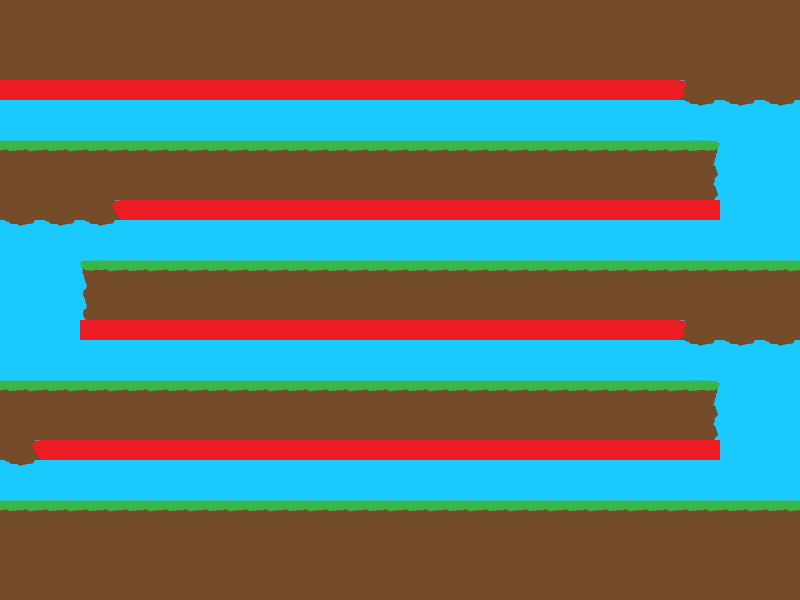

A 2D game scene composited from a Tiled map and its tileset images. What follows is a short description and the map's XML, with every tile layer's data as written:
An orthogonal 40x30 tile map with 20x20 px tiles, 1 tile layer (Tile Layer 1) and 2 objects.

<map version="1.0" orientation="orthogonal" renderorder="right-down" width="40" height="30" tilewidth="20" tileheight="20" backgroundcolor="#1ac9fe" nextobjectid="17">
 <tileset firstgid="1" name="tileset" tilewidth="20" tileheight="20">
  <image source="../assets/finalTileset.png" width="300" height="60" />
 </tileset>
 <layer name="Tile Layer 1" width="40" height="30">
  <data encoding="csv">
7,7,7,7,7,7,7,7,7,7,7,7,7,7,7,7,7,7,7,7,7,7,7,7,7,7,7,7,7,7,7,7,7,7,7,7,7,7,7,7,
7,7,7,7,7,7,7,7,7,7,7,7,7,7,7,7,7,7,7,7,7,7,7,7,7,7,7,7,7,7,7,7,7,7,7,7,7,7,7,7,
7,7,7,7,7,7,7,7,7,7,7,7,7,7,7,7,7,7,7,7,7,7,7,7,7,7,7,7,7,7,7,7,7,7,7,7,7,7,7,7,
7,7,7,7,7,7,7,7,7,7,7,7,7,7,7,7,7,7,7,7,7,7,7,7,7,7,7,7,7,7,7,7,7,7,7,7,7,7,7,7,
24,24,24,24,24,24,24,24,24,24,24,24,24,24,24,24,24,24,24,24,24,24,24,24,24,24,24,24,24,24,24,24,24,24,27,7,7,7,7,7,
0,0,0,0,0,0,0,0,0,0,0,0,0,0,0,0,0,0,0,0,0,0,0,0,0,0,0,0,0,0,0,0,0,0,16,17,16,17,16,17,
0,0,0,0,0,0,0,0,0,0,0,0,0,0,0,0,0,0,0,0,0,0,0,0,0,0,0,0,0,0,0,0,0,0,0,0,0,0,0,0,
10,10,10,10,10,10,10,10,10,10,10,10,10,10,10,10,10,10,10,10,10,10,10,10,10,10,10,10,10,10,10,10,10,10,10,11,0,0,0,0,
7,7,7,7,7,7,7,7,7,7,7,7,7,7,7,7,7,7,7,7,7,7,7,7,7,7,7,7,7,7,7,7,7,7,7,20,0,0,0,0,
7,7,7,7,7,7,7,7,7,7,7,7,7,7,7,7,7,7,7,7,7,7,7,7,7,7,7,7,7,7,7,7,7,7,7,20,0,0,0,0,
7,7,7,7,7,25,24,24,24,24,24,24,24,24,24,24,24,24,24,24,24,24,24,24,24,24,24,24,24,24,24,24,24,24,24,24,0,0,0,0,
16,17,16,17,16,17,0,0,0,0,0,0,0,0,0,0,0,0,0,0,0,0,0,0,0,0,0,0,0,0,0,0,0,0,0,0,0,0,0,0,
0,0,0,0,0,0,0,0,0,0,0,0,0,0,0,0,0,0,0,0,0,0,0,0,0,0,0,0,0,0,0,0,0,0,0,0,0,0,0,0,
0,0,0,0,9,10,10,10,10,10,10,10,10,10,10,10,10,10,10,10,10,10,10,10,10,10,10,10,10,10,10,10,10,10,10,10,10,10,10,10,
0,0,0,0,6,7,7,7,7,7,7,7,7,7,7,7,7,7,7,7,7,7,7,7,7,7,7,7,7,7,7,7,7,7,7,7,7,7,7,7,
0,0,0,0,6,7,7,7,7,7,7,7,7,7,7,7,7,7,7,7,7,7,7,7,7,7,7,7,7,7,7,7,7,7,7,7,7,7,7,7,
0,0,0,0,24,24,24,24,24,24,24,24,24,24,24,24,24,24,24,24,24,24,24,24,24,24,24,24,24,24,24,24,24,24,27,7,7,7,7,7,
0,0,0,0,0,0,0,0,0,0,0,0,0,0,0,0,0,0,0,0,0,0,0,0,0,0,0,0,0,0,0,0,0,0,16,17,16,17,16,17,
0,0,0,0,0,0,0,0,0,0,0,0,0,0,0,0,0,0,0,0,0,0,0,0,0,0,0,0,0,0,0,0,0,0,0,0,0,0,0,0,
10,10,10,10,10,10,10,10,10,10,10,10,10,10,10,10,10,10,10,10,10,10,10,10,10,10,10,10,10,10,10,10,10,10,10,11,0,0,0,0,
7,7,7,7,7,7,7,7,7,7,7,7,7,7,7,7,7,7,7,7,7,7,7,7,7,7,7,7,7,7,7,7,7,7,7,20,0,0,0,0,
7,7,7,7,7,7,7,7,7,7,7,7,7,7,7,7,7,7,7,7,7,7,7,7,7,7,7,7,7,7,7,7,7,7,7,20,0,0,0,0,
7,25,24,24,24,24,24,24,24,24,24,24,24,24,24,24,24,24,24,24,24,24,24,24,24,24,24,24,24,24,24,24,24,24,24,24,0,0,0,0,
16,17,0,0,0,0,0,0,0,0,0,0,0,0,0,0,0,0,0,0,0,0,0,0,0,0,0,0,0,0,0,0,0,0,0,0,0,0,0,0,
0,0,0,0,0,0,0,0,0,0,0,0,0,0,0,0,0,0,0,0,0,0,0,0,0,0,0,0,0,0,0,0,0,0,0,0,0,0,0,0,
10,10,10,10,10,10,10,10,10,10,10,10,10,10,10,10,10,10,10,10,10,10,10,10,10,10,10,10,10,10,10,10,10,10,10,10,10,10,10,10,
7,7,7,7,7,7,7,7,7,7,7,7,7,7,7,7,7,7,7,7,7,7,7,7,7,7,7,7,7,7,7,7,7,7,7,7,7,7,7,7,
7,7,7,7,7,7,7,7,7,7,7,7,7,7,7,7,7,7,7,7,7,7,7,7,7,7,7,7,7,7,7,7,7,7,7,7,7,7,7,7,
7,7,7,7,7,7,7,7,7,7,7,7,7,7,7,7,7,7,7,7,7,7,7,7,7,7,7,7,7,7,7,7,7,7,7,7,7,7,7,7,
7,7,7,7,7,7,7,7,7,7,7,7,7,7,7,7,7,7,7,7,7,7,7,7,7,7,7,7,7,7,7,7,7,7,7,7,7,7,7,7
</data>
 </layer>
 <objectgroup name="Object Layer 1">
  <object id="15" gid="21" x="0" y="500" width="20" height="20" />
  <object id="16" gid="22" x="20" y="140" width="20" height="20" />
 </objectgroup>
</map>
